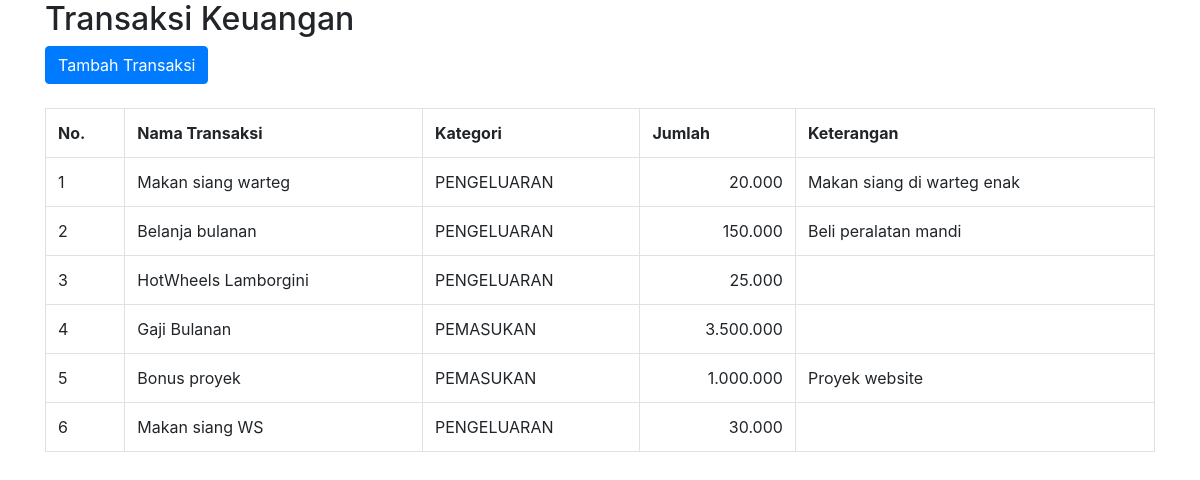
Screenshot of /proyek_uts-main/finance/index.php with the database file from the repository.
### tables this page shows
CREATE TABLE `transaksi` (
  `id` int(11) NOT NULL AUTO_INCREMENT,
  `nama` varchar(100) NOT NULL,
  `jumlah` int(11) DEFAULT 0,
  `kategori` varchar(15) NOT NULL DEFAULT 'pengeluaran',
  `keterangan` text DEFAULT NULL,
  PRIMARY KEY (`id`)
);

### proyek_uts-main/finance/index.php (the view, shortened to what this page needs)
<?php
require "db_conn.php";
$sql = 'select * from transaksi where 1';
$stmt = $conn->prepare($sql);
$stmt->execute();
?>
<!DOCTYPE html>
<html lang="en">
<head>
    <link rel="stylesheet" href="https://cdn.jsdelivr.net/npm/bootstrap@4.3.1/dist/css/bootstrap.min.css"
>
</head>
<body>
    <div class="container">
        <h2>Transaksi Keuangan</h2>
        <a href="" class="btn btn-primary">Tambah Transaksi</a>
        <br><br>
        <table class="table table-bordered">
            <tr>
                <th>No.</th>
                <th>Nama Transaksi</th>
                <th>Kategori</th>
                <th>Jumlah</th>
                <th>Keterangan</th>
            </tr>
            <?php
            $no = 0;
            while($data = $stmt->fetch()){
            $no++;
            ?>
            <tr>
                <td><?=$no;?></td>
                <td><?=$data['nama']?></td>
                <td><?=strtoupper($data['kategori'])?></td>
                <td style="text-align:right;"><?=number_format($data['jumlah'], 0, ',', '.')?></td>
                <td><?=$data['keterangan']?></td>
            </tr>
            <?php } ?>
        </table>
    </div>
</body>
</html>

### rows the page displays
transaksi: nama "Makan siang warteg", kategori "PENGELUARAN", jumlah "20.000", keterangan "Makan siang di warteg enak"
transaksi: nama "Belanja bulanan", kategori "PENGELUARAN", jumlah "150.000", keterangan "Beli peralatan mandi"
transaksi: nama "HotWheels Lamborgini", kategori "PENGELUARAN", jumlah "25.000"
transaksi: nama "Gaji Bulanan", kategori "PEMASUKAN", jumlah "3.500.000"
transaksi: nama "Bonus proyek", kategori "PEMASUKAN", jumlah "1.000.000", keterangan "Proyek website"
transaksi: nama "Makan siang WS", kategori "PENGELUARAN", jumlah "30.000"
